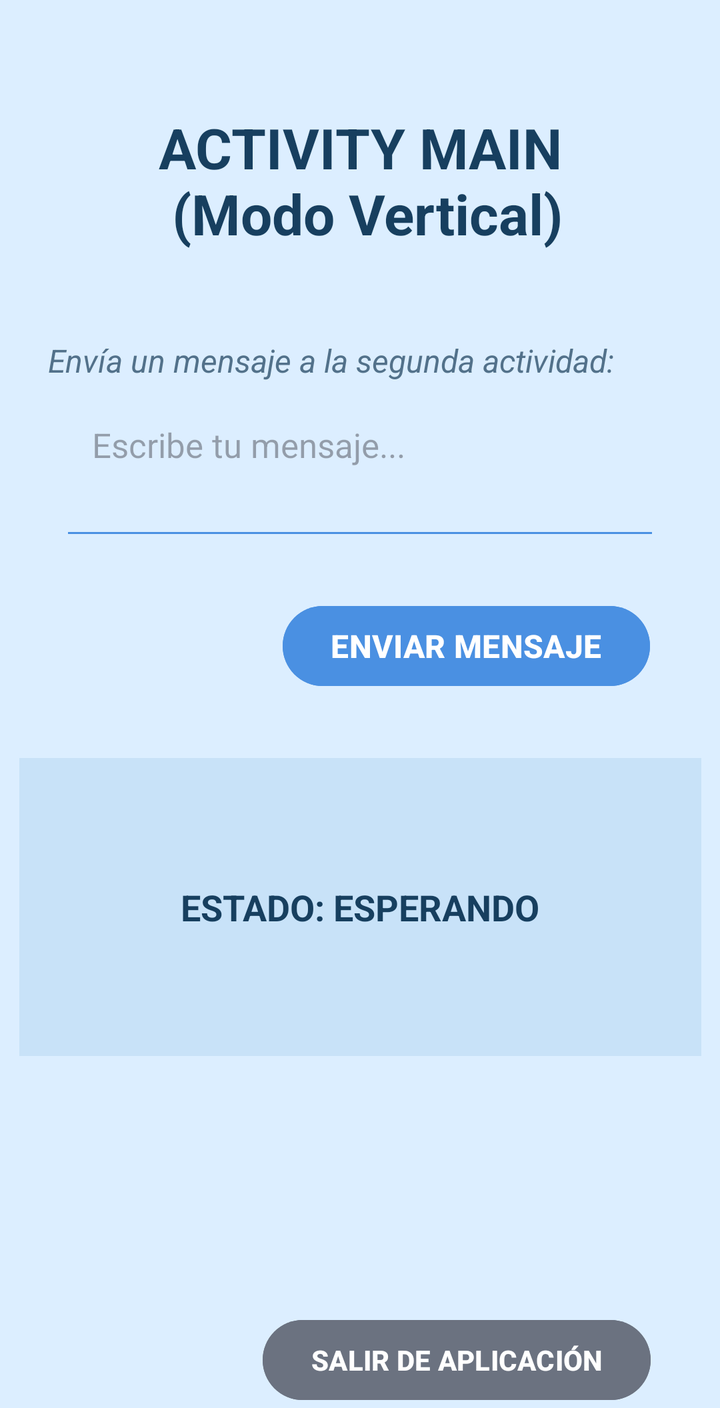
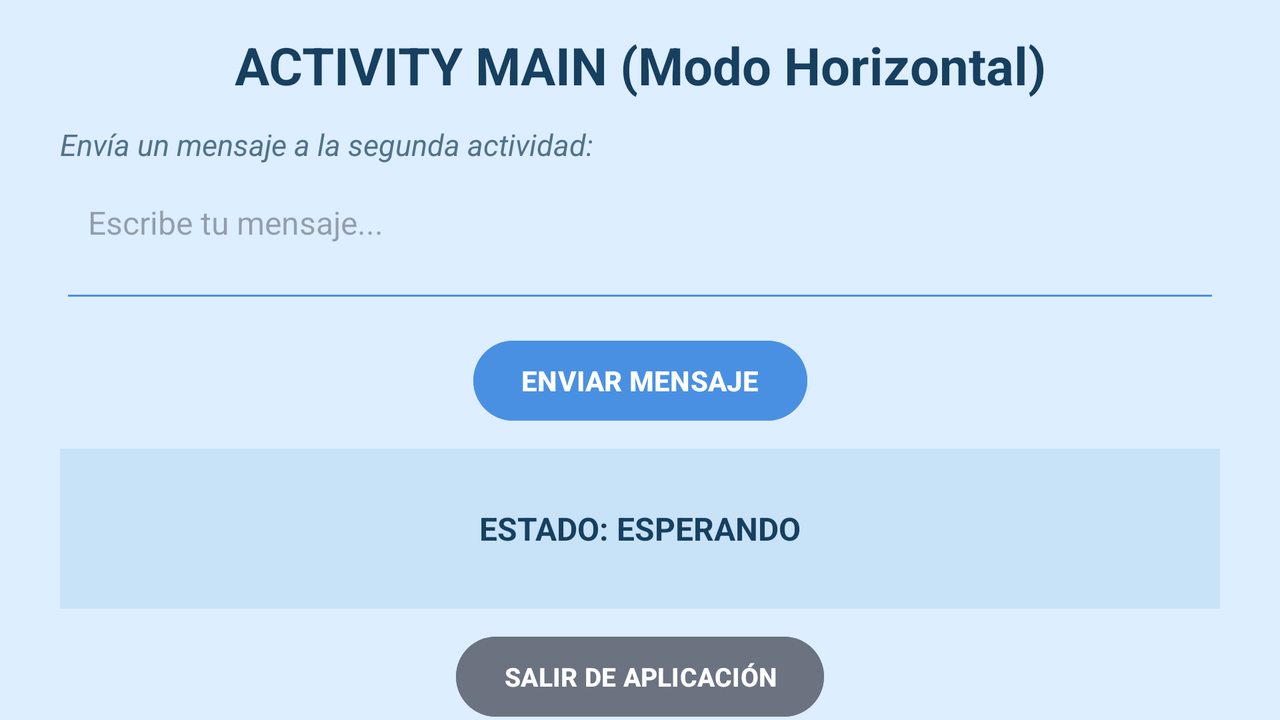

Two renders of one Android screen. The first uses the default layout on a phone; the second uses the alternative layout the repository ships for a different screen configuration, on a matching device. The two XML files are below.
<!-- AndroidManifest.xml: application theme Theme.EA2_AndroidKotlin -->
<!-- res/layout/activity_main.xml -->
<?xml version="1.0" encoding="utf-8"?>
<ScrollView
    xmlns:android="http://schemas.android.com/apk/res/android"
    xmlns:app="http://schemas.android.com/apk/res-auto"
    xmlns:tools="http://schemas.android.com/tools"
    android:layout_width="match_parent"
    android:layout_height="match_parent"
    android:fillViewport="true"
    android:background="#DCEEFF">

    
    <androidx.constraintlayout.widget.ConstraintLayout
        android:id="@+id/main"
        android:layout_width="match_parent"
        android:layout_height="wrap_content"
        tools:context=".MainActivity">

        
        <TextView
            android:id="@+id/tituloMain"
            android:layout_width="0dp"
            android:layout_height="wrap_content"
            android:text="ACTIVITY MAIN&#10; (Modo Vertical)"
            android:textColor="#173F5F"
            android:textSize="28sp"
            android:textStyle="bold"
            android:gravity="center"
            app:layout_constraintTop_toTopOf="parent"
            app:layout_constraintStart_toStartOf="parent"
            app:layout_constraintEnd_toEndOf="parent"
            android:layout_marginTop="55dp"
            android:layout_marginStart="24dp"
            android:layout_marginEnd="24dp" />

        
        <TextView
            android:id="@+id/subtituloMain"
            android:layout_width="0dp"
            android:layout_height="wrap_content"
            android:layout_marginStart="24dp"
            android:layout_marginTop="44dp"
            android:layout_marginEnd="24dp"
            android:gravity="left"
            android:text="Envía un mensaje a la segunda actividad:"
            android:textColor="#52718A"
            android:textSize="16sp"
            android:textStyle="italic"
            app:layout_constraintEnd_toEndOf="parent"
            app:layout_constraintHorizontal_bias="0.0"
            app:layout_constraintStart_toStartOf="parent"
            app:layout_constraintTop_toBottomOf="@id/tituloMain" />

        
        <EditText
            android:id="@+id/editMensaje"
            android:layout_width="0dp"
            android:layout_height="80dp"
            android:layout_marginStart="30dp"
            android:layout_marginTop="4dp"
            android:layout_marginEnd="30dp"
            android:backgroundTint="#4A90E2"
            android:hint="Escribe tu mensaje..."
            android:inputType="textCapSentences|textMultiLine"
            android:padding="16dp"
            android:textSize="17sp"
            android:gravity="top|start"
            android:scrollbars="vertical"
            android:overScrollMode="ifContentScrolls"
            app:layout_constraintEnd_toEndOf="parent"
            app:layout_constraintHorizontal_bias="1.0"
            app:layout_constraintStart_toStartOf="parent"
            app:layout_constraintTop_toBottomOf="@id/subtituloMain" />

        
        <Button
            android:id="@+id/btnEnviar"
            android:layout_width="wrap_content"
            android:layout_height="wrap_content"
            android:layout_marginTop="24dp"
            android:backgroundTint="#4A90E2"
            android:text="ENVIAR MENSAJE"
            android:textColor="#FFFFFF"
            android:textSize="16sp"
            android:textStyle="bold"
            app:layout_constraintEnd_toEndOf="parent"
            app:layout_constraintHorizontal_bias="0.801"
            app:layout_constraintStart_toStartOf="parent"
            app:layout_constraintTop_toBottomOf="@id/editMensaje" />

        
        <TextView
            android:id="@+id/txtEstado"
            android:layout_width="341dp"
            android:layout_height="149dp"
            android:layout_marginStart="30dp"
            android:layout_marginTop="32dp"
            android:layout_marginEnd="30dp"
            android:background="#C8E2F8"
            android:gravity="center"
            android:padding="20dp"
            android:text="ESTADO: ESPERANDO"
            android:textColor="#173F5F"
            android:textSize="18sp"
            android:textStyle="bold"
            app:layout_constraintEnd_toEndOf="parent"
            app:layout_constraintStart_toStartOf="parent"
            app:layout_constraintTop_toBottomOf="@id/btnEnviar" />

        
        <Button
            android:id="@+id/btnSalir"
            android:layout_width="wrap_content"
            android:layout_height="wrap_content"
            android:layout_marginTop="128dp"
            android:backgroundTint="#6B7280"
            android:text="SALIR DE APLICACIÓN"
            android:textColor="#FFFFFF"
            android:textSize="14sp"
            android:textStyle="bold"
            app:layout_constraintEnd_toEndOf="parent"
            app:layout_constraintHorizontal_bias="0.791"
            app:layout_constraintStart_toStartOf="parent"
            app:layout_constraintTop_toBottomOf="@id/txtEstado" />

    </androidx.constraintlayout.widget.ConstraintLayout>

</ScrollView>
<!-- resources referenced by this layout -->
<resources>
  <style name="Theme.EA2_AndroidKotlin" parent="Base.Theme.EA2_AndroidKotlin" />
  <style name="Base.Theme.EA2_AndroidKotlin" parent="Theme.Material3.DayNight.NoActionBar">
          
          
  
          <item name="colorPrimary">@color/primary_blue</item>
          <item name="colorSecondary">@color/primary_blue_dark</item>
      </style>
  <color name="primary_blue">#1976D2</color>
  <color name="primary_blue_dark">#0D47A1</color>
</resources>
<!-- res/layout-land/activity_main.xml (the repository's variant of the layout above) -->
<!-- drawn on the phone turned sideways -->
<?xml version="1.0" encoding="utf-8"?>
<androidx.constraintlayout.widget.ConstraintLayout
    xmlns:android="http://schemas.android.com/apk/res/android"
    xmlns:app="http://schemas.android.com/apk/res-auto"
    xmlns:tools="http://schemas.android.com/tools"
    android:id="@+id/main"
    android:layout_width="match_parent"
    android:layout_height="match_parent"
    android:background="#DCEEFF"
    tools:context=".MainActivity">

    
    <TextView
        android:id="@+id/tituloMain"
        android:layout_width="0dp"
        android:layout_height="wrap_content"
        android:layout_marginStart="24dp"
        android:layout_marginTop="15dp"
        android:layout_marginEnd="24dp"
        android:gravity="center"
        android:text="ACTIVITY MAIN (Modo Horizontal)"
        android:textColor="#173F5F"
        android:textSize="26sp"
        android:textStyle="bold"
        app:layout_constraintEnd_toEndOf="parent"
        app:layout_constraintStart_toStartOf="parent"
        app:layout_constraintTop_toTopOf="parent" />

    
    <TextView
        android:id="@+id/subtituloMain"
        android:layout_width="0dp"
        android:layout_height="wrap_content"
        android:layout_marginStart="30dp"
        android:layout_marginTop="12dp"
        android:layout_marginEnd="30dp"
        android:gravity="left"
        android:text="Envía un mensaje a la segunda actividad:"
        android:textColor="#52718A"
        android:textSize="15sp"
        android:textStyle="italic"
        app:layout_constraintEnd_toEndOf="parent"
        app:layout_constraintStart_toStartOf="parent"
        app:layout_constraintTop_toBottomOf="@id/tituloMain" />

    
    <EditText
        android:id="@+id/editMensaje"
        android:layout_width="0dp"
        android:layout_height="70dp"
        android:layout_marginStart="30dp"
        android:layout_marginTop="4dp"
        android:layout_marginEnd="30dp"
        android:backgroundTint="#4A90E2"
        android:gravity="top|start"
        android:hint="Escribe tu mensaje..."
        android:inputType="textCapSentences|textMultiLine"
        android:overScrollMode="ifContentScrolls"
        android:padding="14dp"
        android:scrollbars="vertical"
        android:textSize="16sp"
        app:layout_constraintEnd_toEndOf="parent"
        app:layout_constraintStart_toStartOf="parent"
        app:layout_constraintTop_toBottomOf="@id/subtituloMain" />

    
    <Button
        android:id="@+id/btnEnviar"
        android:layout_width="wrap_content"
        android:layout_height="wrap_content"
        android:layout_marginTop="10dp"
        android:backgroundTint="#4A90E2"
        android:text="ENVIAR MENSAJE"
        android:textColor="#FFFFFF"
        android:textSize="14sp"
        android:textStyle="bold"
        app:layout_constraintEnd_toEndOf="parent"
        app:layout_constraintStart_toStartOf="parent"
        app:layout_constraintTop_toBottomOf="@id/editMensaje" />

    
    <TextView
        android:id="@+id/txtEstado"
        android:layout_width="0dp"
        android:layout_height="80dp"
        android:layout_marginStart="30dp"
        android:layout_marginTop="10dp"
        android:layout_marginEnd="30dp"
        android:background="#C8E2F8"
        android:gravity="center"
        android:padding="12dp"
        android:text="ESTADO: ESPERANDO"
        android:textColor="#173F5F"
        android:textSize="16sp"
        android:textStyle="bold"
        app:layout_constraintEnd_toEndOf="parent"
        app:layout_constraintStart_toStartOf="parent"
        app:layout_constraintTop_toBottomOf="@id/btnEnviar" />

    
    <Button
        android:id="@+id/btnSalir"
        android:layout_width="wrap_content"
        android:layout_height="wrap_content"
        android:layout_marginTop="10dp"
        android:backgroundTint="#6B7280"
        android:text="SALIR DE APLICACIÓN"
        android:textColor="#FFFFFF"
        android:textSize="13sp"
        android:textStyle="bold"
        app:layout_constraintEnd_toEndOf="parent"
        app:layout_constraintStart_toStartOf="parent"
        app:layout_constraintTop_toBottomOf="@id/txtEstado" />

</androidx.constraintlayout.widget.ConstraintLayout>
